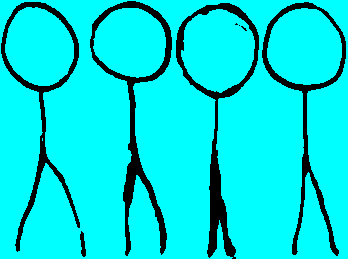
#> input picture anims/test.png, 348 x 259 px
$ python img2anim.py --input anims/test.png --output out.png --columns 5 --rows 5   (older library calls are emulated)
#> lines starting #> are read from the running program, lines starting #| are printed output that depends on the picture; after the words box and inside, x2 and y2 are one past the last pixel; in counts of white or black regions, pixels touching at a corner belong together
from imutils.perspective import four_point_transform
import numpy as np
import argparse
import imutils
import math
import cv2

def get_board_points(image):
    gray = cv2.cvtColor(image, cv2.COLOR_BGR2GRAY)
    edged = cv2.Canny(gray, 75, 200)

    cnts = cv2.findContours(edged.copy(), cv2.RETR_EXTERNAL, cv2.CHAIN_APPROX_SIMPLE)
    cnts = cnts[0] if imutils.is_cv2() else cnts[1]

    boardPoints = []
    maxContourArea = 0

    for c in cnts:
        (x, y, w, h) = cv2.boundingRect(c)
        hull = cv2.convexHull(c)
        peri = cv2.arcLength(hull, True)
        approx = cv2.approxPolyDP(hull, 0.01 * peri, True)

        if w > 100 and h > 100 and len(approx) == 4 and cv2.contourArea(c) > maxContourArea:
            cv2.polylines(img, [approx], True, (0, 0, 255), 2)
            boardPoints = approx
            maxContourArea = cv2.contourArea(c)

    return boardPoints


# [114 lines left out: functions get_sprites_from_board, filter_max_figures, generate_animation_texture, not called in this run]


ap = argparse.ArgumentParser()
ap.add_argument("-i", "--input", required=True, help="Path to the input image")
ap.add_argument("-o", "--output", required=True, help="Path to the output image")
ap.add_argument("-c", "--columns", required=True, type=int, help="Number of columns in the input image")
ap.add_argument("-r", "--rows", required=True, type=int, help="Number of rows in the input image")

args = vars(ap.parse_args())

IMAGE_PATH = args['input']
ANIMATION_PATH = args['output']
COLS = args['columns']
ROWS = args['rows']

# Load image
img = cv2.imread(IMAGE_PATH)
#> img is the input picture: shape (259, 348, 3); mean B, G, R 224.3, 224.3, 0

# Resize the image to h=500 and store the ratio
h, _, _ = img.shape
#> h = 259
ratio = h/500.0
#> ratio = 0.518
original = img.copy()
img = imutils.resize(img, height=500)
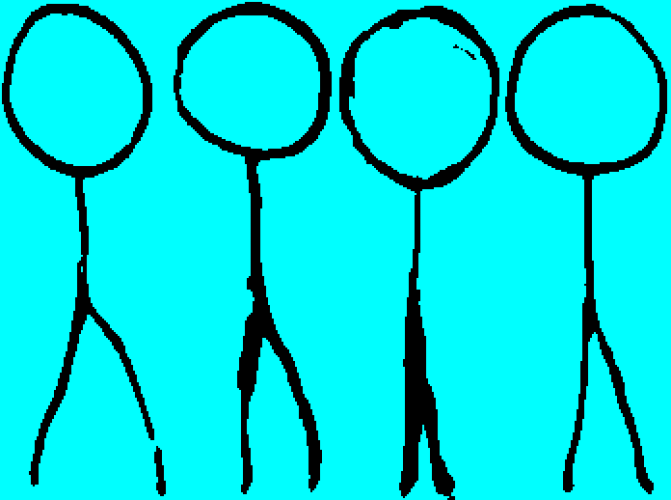
#> img: shape (500, 671, 3); mean B, G, R 224.3, 224.3, 0

# Show the original image
#cv2.imshow("Original image", img)

# Get board points
board_points = get_board_points(img)
#> in get_board_points, `gray = cv2.cvtColor(image, cv2.COLOR_BGR2GRAY)`:
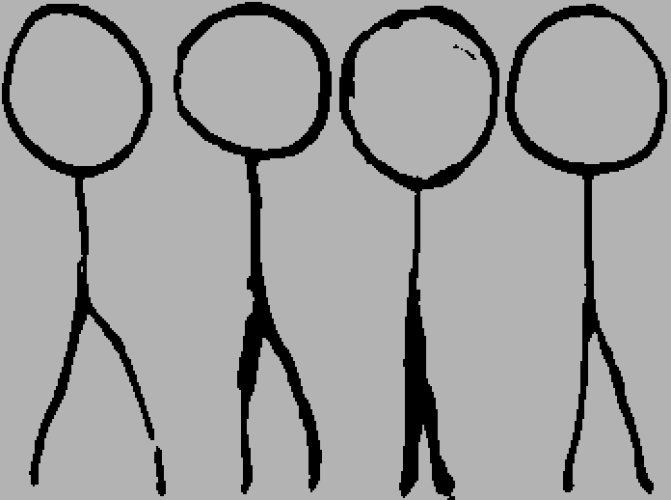
#> gray: shape (500, 671); min 0, max 179, mean 157.4
#> in get_board_points, `edged = cv2.Canny(gray, 75, 200)`:
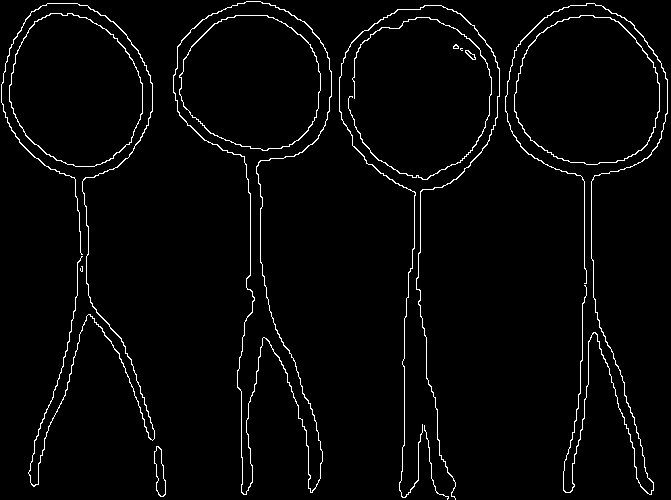
#> edged: shape (500, 671); 2.7% white in thin lines or dots
#> in get_board_points, `cnts = cv2.findContours(edged.copy(), cv2.RETR_EXTERNAL, cv2.CHAIN_APP..`: cnts = 13 contours, 4 with area under 20; largest, box (x1, y1, x2, y2) and area: (173, 1, 332, 495) 26185, (514, 15, 660, 165) 17130, (9, 13, 143, 167) 15637, (1, 3, 155, 487) 354, (154, 446, 166, 497) 346
#> the loop in get_board_points, `for c in cnts:` made 13 passes
#> (x, y, w, h, peri) on passes 1 to 12: (154, 446, 12, 51, 109.1), (424, 425, 25, 75, 159.8), (80, 266, 3, 6, 12.65), (465, 50, 11, 10, 30.27), (460, 48, 3, 3, 7.41), (453, 44, 6, 5, 15.66), (348, 17, 144, 163, 479.4), (514, 15, 146, 150, 470.4), (9, 13, 134, 154, 452.2), (339, 5, 161, 495, 1139.9), (505, 3, 163, 492, 1157.6), (1, 3, 154, 484, 1132.9)
#> after the loop in get_board_points, `for c in cnts:`: boardPoints = []; maxContourArea = 0
#> board_points = []

# Get the board content from the original image
#> (the run stopped early here; a loop or call above may not have finished)
